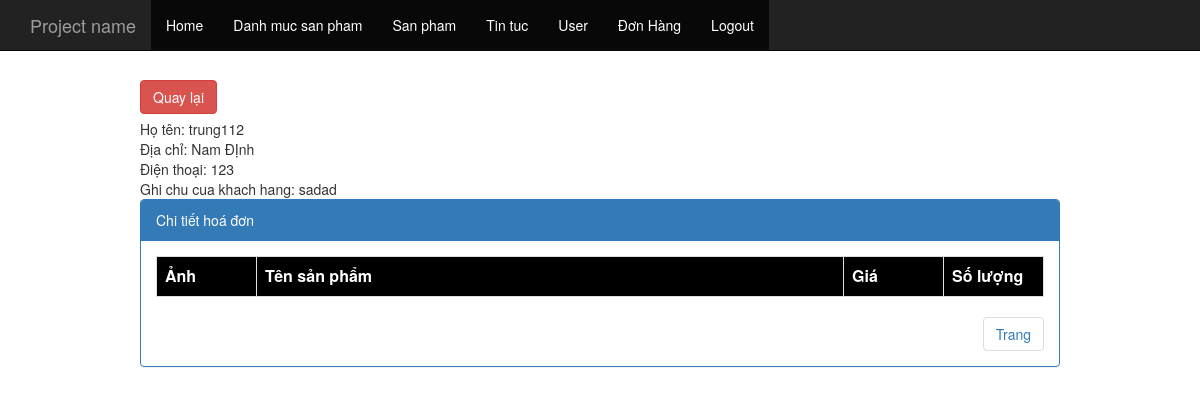
The page /admin/index.php?controller=order_detail&order_id=10 (signed in) on the database its author committed.
### tables this page shows
CREATE TABLE `tbl_customer` (
  `customer_id` int(11) NOT NULL,
  `customer_name` char(200) NOT NULL,
  `customer_add` varchar(250) NOT NULL,
  `customer_phone` varchar(250) NOT NULL,
  `customer_note` varchar(250) NOT NULL
);

### admin/controller/controller_order_detail.php (called while the page is built, shortened)
<?php
	class controller_order_detail extends controller{
		public function __construct(){
			$order_id= isset($_GET["order_id"])?$_GET["order_id"]:0;
			include "view/view_order_detail.php";
		}
	}
	new controller_order_detail();
 ?>

### application/controller.php (called while the page is built, shortened)
<?php
    class controller{
        public function __construct()
        {
            $this->model = new model();
        }
    }
?>

### application/model.php (called while the page is built, shortened)
<?php
    class model{
        public function fetch_one($sql){
            global $link;
            $result = mysqli_query($link,$sql);
            $rows = mysqli_fetch_array($result);
            return $rows;
        }
    }
?>

### admin/view/view_order_detail.php (the view, shortened to what this page needs)
<div class="col-md-10 col-xs-offset-1">
	<div style="margin-bottom: 5px;">
	<?php
		$check = $this->model->fetch_one("select customer_id,status from tbl_order where order_id=$order_id");
	 ?>
		<a href="index.php?controller=order" class="btn btn-danger">Quay lại</a>&nbsp;
	</div>
	<?php
		$customer = $this->model->fetch_one("select * from tbl_customer where customer_id=".$check["customer_id"]);
	 ?>
	<div style="margin:bottom:5px;">Họ tên: <?php echo $customer["customer_name"]; ?></div>
	<div style="margin:bottom:5px;">Địa chỉ: <?php echo $customer["customer_add"]; ?></div>
	<div style="margin:bottom:5px;">Điện thoại: <?php echo $customer["customer_phone"]; ?></div>
	<div style="margin:bottom:5px;">Ghi chu cua khach hang: <?php echo $customer["customer_note"]; ?></div>
	<div class="panel panel-primary">
		<div class="panel-heading">Chi tiết hoá đơn</div>
		<div class="panel-body">
			<table class="table table-bordered table-hover">
				<tr style="background-color: black; color:white">
					<th style="width: 100px;">Ảnh</th>
					<th>Tên sản phẩm</th>
					<th style="width: 100px;">Giá</th>
					<th style="width: 100px;">Số lượng</th>
				</tr>
			</table>
			<ul class="pagination pull-right">
				<li><a href="#">Trang</a></li>
			</ul>
		</div>
	</div>
</div>

### admin/view/view_order_detail.php (style rules this page uses)
.pagination { padding: 0px; margin:0px; }

### rows shown on the page
tbl_customer: customer_name "trung112", customer_add "Nam ĐỊnh", customer_phone "123", customer_note "sadad"
